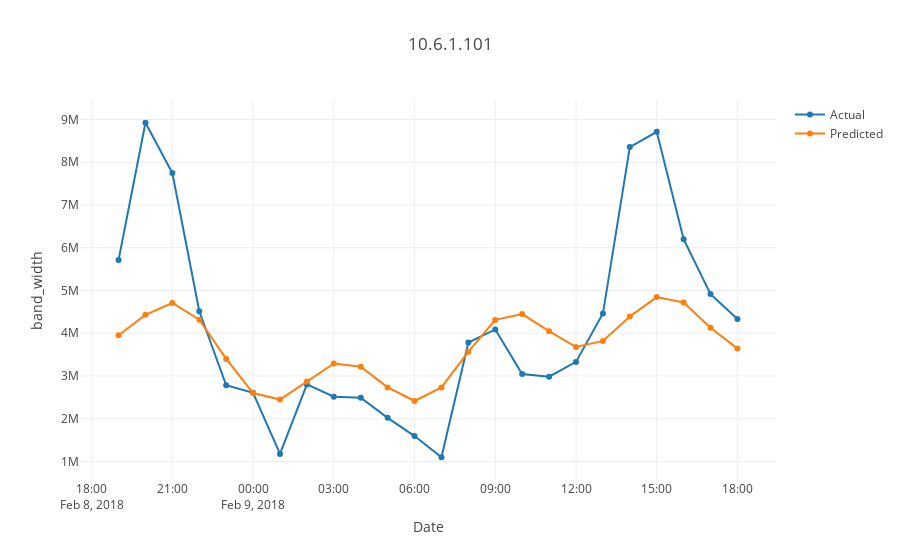

Notebook code cell kept with this figure:
### Markdown cell above
### Plots

### Code cell
s='10.6.1.101'
tt = prophet_df[prophet_df.source==s]
plot_test1(tt.ds,tt.y,tt.yhat,s)
